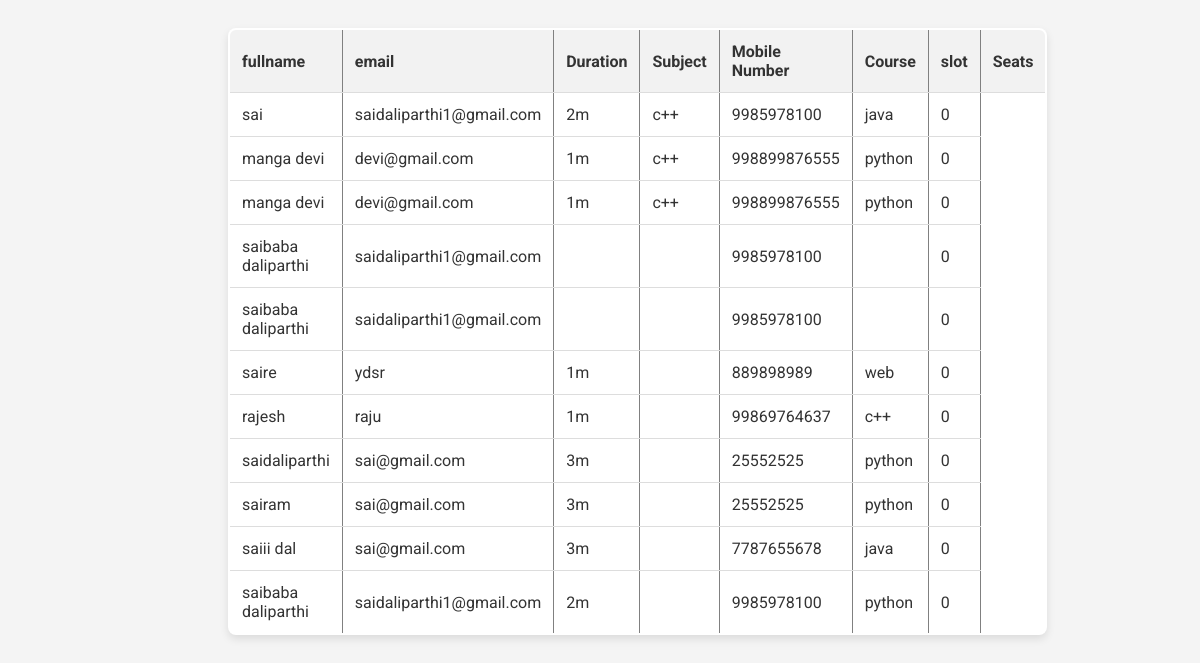
Page /templates/student.html on the committed database.
### course/models.py (models this page shows)
class student_details(models.Model):
    fullname=models.CharField(max_length=250,default='no')
    email=models.CharField(max_length=250,default='no')
    duration=models.CharField(max_length=250)
    subject=models.CharField(max_length=250)
    mobile_no=models.IntegerField(default='0')
    course=models.CharField(max_length=250)
    slot=models.CharField(max_length=250,default='0')
    seats=models.IntegerField(default='0')

### course/views.py (the view)
# urls.py: path('templates/student.html',student),
def student(request):
    data= student_details.objects.all()
    cou={
        'data':data
    }
    return render(request,'student.html',context=cou)

### templates/student.html (shortened to what this page needs)
<!DOCTYPE html>
<html lang="en">
<head>
</head>
<body>
    <div id="tab">
    <table border="2px">
        <tr>
            <th>fullname</th>
            <th>email</th>
            <th>Duration</th>
            <th>Subject</th>
            <th>Mobile Number</th>
            <th>Course</th>
            <th>slot</th>
            <th>Seats</th>
        </tr>
        {% for i in data %}
        <tr>
            <td>{{i.fullname}}</td>
            <td>{{i.email}}</td>
            <td>{{i.duration}}</td>
            <td>{{i.subject}}</td>
            <td>{{i.mobile_no}}</td>
            <td>{{i.course}}</td>
            <td>{{i.seats}}</td>
        </tr>
        {% endfor %}
    </table>
    </div>
</body>
</html>

### templates/student.html (style rules this page uses)
body { display: flex; background-color: #f4f4f4; background-image: url('https://img.rawpixel.com/s3fs-private/rawpixel_images/website_content/rm347-baifernn-07_1.jpg?w=800&dpr=1&fit=default&crop=default&q=65&vib=3&con=3&usm=15&bg=F4F4F3&ixlib=js-2.2.1&s=d8bdcd3bb3bb2e84afccfa91ec4f3e5b'); background-size: cover; font-family: 'Roboto', sans-serif; color: #333; }
table { border-collapse: collapse; width: 80%; margin: 20px; box-shadow: 0 4px 8px rgba(0, 0, 0, 0.1); background-color: #fff; border-radius: 8px; overflow: hidden; }
th, td { padding: 12px; text-align: left; border-bottom: 1px solid #ddd; }
th { background-color: #f2f2f2; }
#tab { max-width: 400px; margin: 0px 0px 0px 200px; }

### rows in the picture
student_details: fullname "sai", email "saidaliparthi1@gmail.com", duration "2m", subject "c++", mobile_no "9985978100", course "java", seats "0"
student_details: fullname "manga devi", email "devi@gmail.com", duration "1m", subject "c++", mobile_no "998899876555", course "python", seats "0"
student_details: fullname "manga devi", email "devi@gmail.com", duration "1m", subject "c++", mobile_no "998899876555", course "python", seats "0"
student_details: fullname "saibaba daliparthi", email "saidaliparthi1@gmail.com", mobile_no "9985978100", seats "0"
student_details: fullname "saibaba daliparthi", email "saidaliparthi1@gmail.com", mobile_no "9985978100", seats "0"
student_details: fullname "saire", email "ydsr", duration "1m", mobile_no "889898989", course "web", seats "0"
student_details: fullname "rajesh", email "raju", duration "1m", mobile_no "99869764637", course "c++", seats "0"
student_details: fullname "saidaliparthi", email "sai@gmail.com", duration "3m", mobile_no "25552525", course "python", seats "0"
student_details: fullname "sairam", email "sai@gmail.com", duration "3m", mobile_no "25552525", course "python", seats "0"
student_details: fullname "saiii dal", email "sai@gmail.com", duration "3m", mobile_no "7787655678", course "java", seats "0"
student_details: fullname "saibaba daliparthi", email "saidaliparthi1@gmail.com", duration "2m", mobile_no "9985978100", course "python", seats "0"
